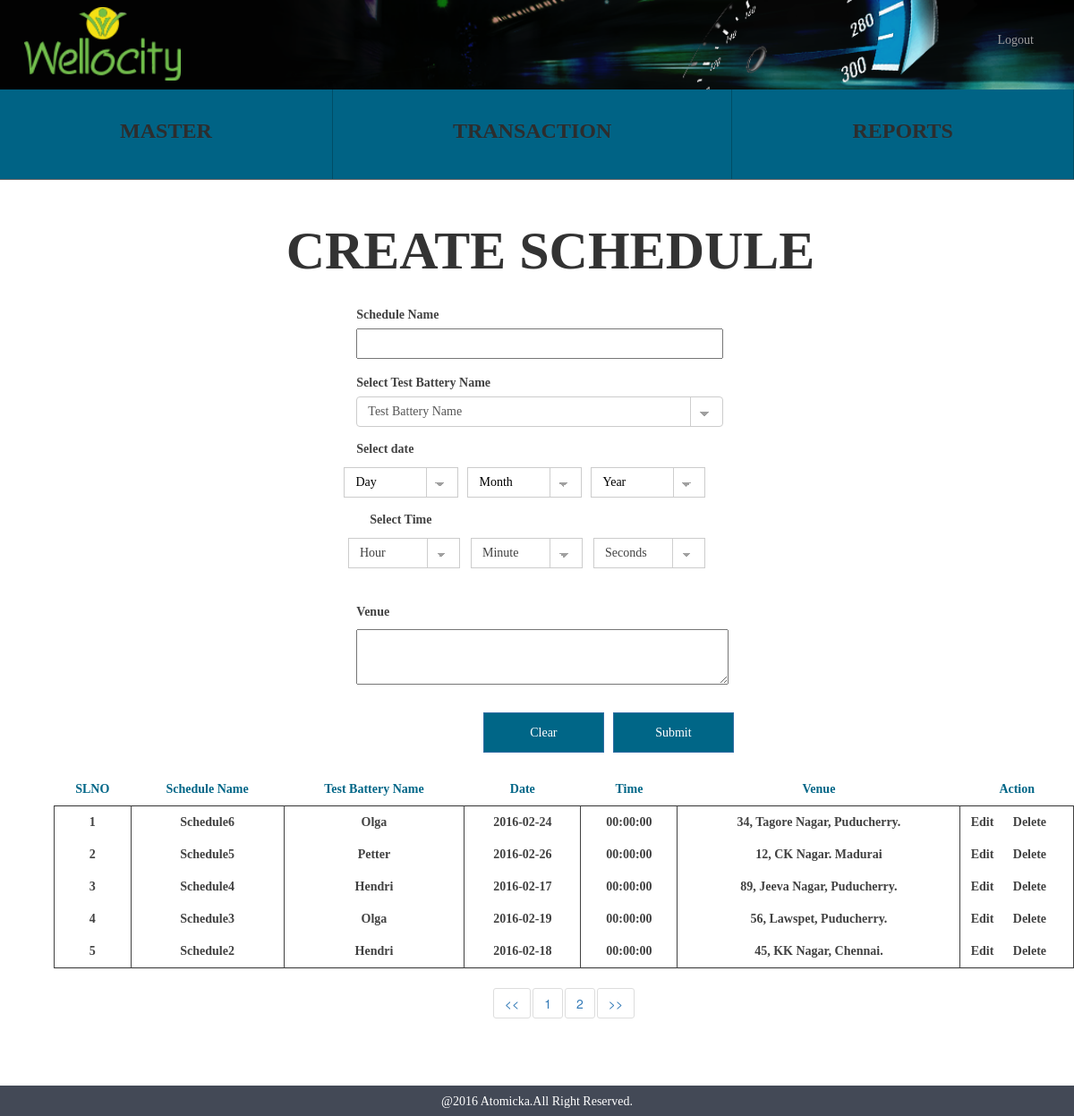
The page /create_schedule.php (signed in) on the database as committed earlier.
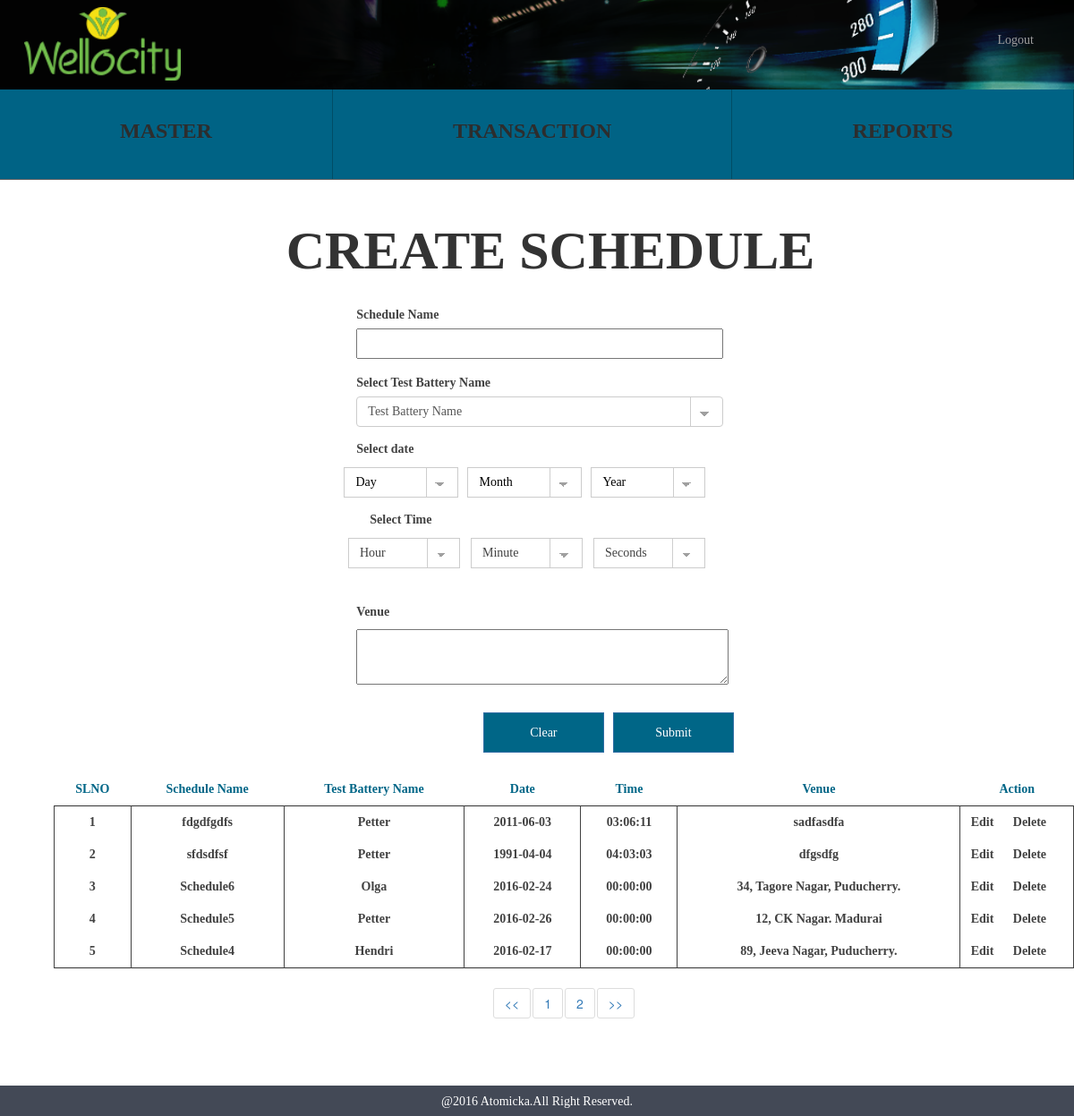
The same page on the database as committed later.
### tables this page shows
CREATE TABLE IF NOT EXISTS `wc_createschedule` (
  `createschedule_id` int(10) NOT NULL AUTO_INCREMENT,
  `createschedule_name` varchar(255) NOT NULL,
  `createscheduletestbattery_id` int(10) NOT NULL,
  `createschedule_date` date NOT NULL,
  `createschedule_time` time NOT NULL,
  `createschedule_venue` text NOT NULL,
  `createschedule_status` tinyint(1) NOT NULL,
  `createschedule_createddate` timestamp NOT NULL DEFAULT CURRENT_TIMESTAMP,
  PRIMARY KEY (`createschedule_id`),
  KEY `createscheduletestbattery_id` (`createscheduletestbattery_id`)
);

CREATE TABLE IF NOT EXISTS `wc_testbattery` (
  `testbattery_id` int(10) NOT NULL AUTO_INCREMENT COMMENT 'Stores the testbattery id',
  `testbattery_name` varchar(255) NOT NULL COMMENT 'Stores the testbattery name',
  `testbatterysports_id` int(10) NOT NULL COMMENT 'Stores the testbattery name',
  `testbattery_status` tinyint(1) NOT NULL COMMENT 'Stores the testbattery status either active or inactive',
  `testbattery_createddate` timestamp NOT NULL DEFAULT CURRENT_TIMESTAMP COMMENT 'Stores the created date of the  testbattery',
  PRIMARY KEY (`testbattery_id`),
  KEY `testbatterysports_id` (`testbatterysports_id`)
);

### functions/create_schedule_function.php (called while the page is built, shortened)
<?php
 	class createscheduleFunction {
		public function createscheduleSelect(){
			$res = mysql_query("SELECT * from wc_createschedule cs,wc_testbattery tb where cs.createscheduletestbattery_id=tb.testbattery_id and cs.createschedule_status='1' ORDER BY cs.createschedule_id DESC")or die(mysql_error());
			return $res;
		}
	}
?>

### create_schedule.php (the view, shortened to what this page needs)
<?php require_once "session.php";
	  require_once "header.php";
	  require_once "functions/create_schedule_function.php";
	  $createscheduleFunction = new createscheduleFunction();
?>
<div class="container">
	<div class="container align_center align_height">
		<span class="sports">CREATE SCHEDULE</span>
	</div>
		<div class="col-xs-12 col-md-11">
			<div class="col-md-4 hidden-xs"></div>
			<div class="col-xs-12 col-md-7 align_margin">
				<form name="create_schedule_form" id="createschedule_form">
					<div class="form-group">
						<label>Schedule Name</label><br>
						<input type="text" class="adjust_width" name="schedule_name" data-validation-error-msg="Please Enter the name of the Schedule" data-validation="required">
					</div>
					<div class="form-group">
					  <label for="battey_name">Select Test Battery Name</label>
					  <select class="form-control classic adjust_width" id="battey_name" name="schedule_testbattery" data-validation-error-msg="Please Select the name of the Test Battery Name" data-validation="required">
					  	<option value="">Test Battery Name</option>
					  </select>
					</div>
					<div class="form-group">
					  <label for="date" class="fl">Select date</label><br>
					</div>
					<div class="form-group col-md-12">
					  <label for="date" class="fl">Select Time</label><br>
					  	<div class="form-group align-time col-md-3">
							<select class="form-control classic adjust_tiny fl" id="hour" name="schedule_hour" data-validation-error-msg="Please Select the Hour" data-validation="required">
							  	<option value="">Hour</option>
							</select>
						</div>
						<div class="form-group align-time col-md-3">
							<select class="form-control classic adjust_tiny fl" id="minute" name="schedule_minute" data-validation-error-msg="Please Select the Minute" data-validation="required">
							  	<option value="">Minute</option>
							</select>
					  	</div>
					  	<div class="form-group align-time col-md-3">
							<select class="form-control classic adjust_tiny fl" id="seconds" name="schedule_seconds" data-validation-error-msg="Please Select the Seconds" data-validation="required">
							  	<option value="">Seconds</option>
							</select>
						</div>
					</div>
					<div class="align_height align_margin">
						<label>Venue</label><br>
						<textarea class="area_width" name="schedule_venue" data-validation-error-msg="please Enter the name of the Venue" data-validation="required"></textarea>
					</div>
					<div class="col-md-9 schedule_btn">
						<input type="submit" class="btn btn-primary align_right clear add_createschedule_act" value="Submit">
						<input type="reset" class="btn btn-primary align_right test-submit clear" value="Clear">
					</div>
				</form>
			</div>
			<div class="container table-position">
			  <table class="table createschedule_table">
			    <thead>
			      <tr class="row_color">
			        <th class="align_center">SLNO</th>
			        <th class="align_center">Schedule Name</th>
			        <th class="align_center">Test Battery Name</th>
			        <th class="align_center">Date</th>
			        <th class="align_center">Time</th>
			        <th class="align_center">Venue</th>
			        <th class="align_center">Action</th>
			      </tr>
			    </thead>
			    <tbody>
			     <?php
                    $query = $createscheduleFunction->createscheduleSelect();
                    $i=1;
                    while ($row = mysql_fetch_array($query)) {
                        ?>
                        <tr class="align_center delete_color">
					        <td class="t_createschedule_s_id"><?php echo $i; ?></td>
					        <td class="t_createschedule_name"><?php echo $row['createschedule_name']; ?></td>
					        <td class="t_testbattery_name"><?php echo $row['testbattery_name']; ?></td>
					        <td class="t_createschedule_date"><?php echo $row['createschedule_date']; ?></td>
					        <td class="t_createschedule_time"><?php echo $row['createschedule_time']; ?></td>
					        <td class="t_createschedule_venue"><?php echo $row['createschedule_venue']; ?></td>
					        <td>
					        	<span class="edit_state" onclick="editfunction(<?php echo $row['createschedule_id'] ?>)">Edit</span>
					        	<span class="delete_state" data-value="<?php echo $row['createschedule_id'] ?>">Delete</span>
					        </td>
			        </tr>
                 <?php $i++;} ?>
		    </tbody>
		  </table>
		</div>
	</div>
</div>
<?php require_once "footer.php" ?>

Rows that differ between the two databases and show on the page:
no longer on this page (row unchanged): wc_createschedule: createschedule_name "Schedule3", createscheduletestbattery.testbattery_name "Olga", createschedule_date "2016-02-19", createschedule_time "00:00:00", createschedule_venue "56, Lawspet, Puducherry.", $row['createschedule_id'] 3 (drawn)
no longer on this page (row unchanged): wc_createschedule: createschedule_name "Schedule2", createscheduletestbattery.testbattery_name "Hendri", createschedule_date "2016-02-18", createschedule_time "00:00:00", createschedule_venue "45, KK Nagar, Chennai.", $row['createschedule_id'] 2 (drawn)
added wc_createschedule: createschedule_name "fdgdfgdfs", createscheduletestbattery.testbattery_name "Petter", createschedule_date "2011-06-03", createschedule_time "03:06:11", createschedule_venue "sadfasdfa", $row['createschedule_id'] 8 (drawn)
added wc_createschedule: createschedule_name "sfdsdfsf", createscheduletestbattery.testbattery_name "Petter", createschedule_date "1991-04-04", createschedule_time "04:03:03", createschedule_venue "dfgsdfg", $row['createschedule_id'] 7 (drawn)
